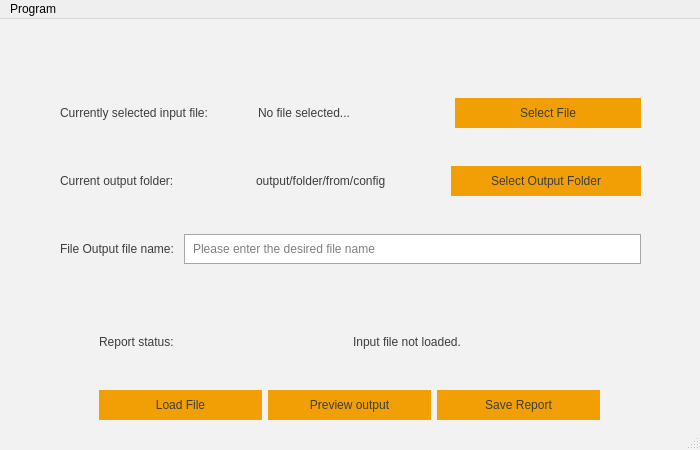
<?xml version="1.0" encoding="UTF-8"?>
<ui version="4.0">
 <class>MainWindow</class>
 <widget class="QMainWindow" name="MainWindow">
  <property name="geometry">
   <rect>
    <x>0</x>
    <y>0</y>
    <width>700</width>
    <height>450</height>
   </rect>
  </property>
  <property name="minimumSize">
   <size>
    <width>700</width>
    <height>450</height>
   </size>
  </property>
  <property name="maximumSize">
   <size>
    <width>700</width>
    <height>450</height>
   </size>
  </property>
  <property name="windowTitle">
   <string>Test Application</string>
  </property>
  <property name="autoFillBackground">
   <bool>false</bool>
  </property>
  <property name="styleSheet">
   <string notr="true">/*
Color palette:
Main: #F2F2F2
Main-shade: #A6A6A6
Accent-base: #F29F05
Accent-light: #F2A341
Accent-shade: #D9863D
Text: #545454
*/

QMainWindow {
	color: #545454;
	background-color: #F2F2F2;
	border-radius: 50px;
}

QLineEdit {
	border: 1px solid #A6A6A6;
	border-radius: 16px;	
	padding: 6px;
	font: 12pt &quot;Calibri Light&quot;;
}

QLineEdit:hover {
	border-color: #D9863D;
}
QLineEdit:focus {
	border-color: #D9863D;
}

QPushButton {
	background-color: #F29F05;
	border-radius: 16px;
	padding: 8px;
	font: 12pt &quot;Calibri Light&quot;;
	color: #3D3D3D;
}

QPushButton:hover {
	background-color: #F2A341;
}

QLabel {
	color: #3D3D3D;
	font: 12pt &quot;Calibri Light&quot;;
}
</string>
  </property>
  <property name="documentMode">
   <bool>true</bool>
  </property>
  <property name="dockNestingEnabled">
   <bool>false</bool>
  </property>
  <property name="unifiedTitleAndToolBarOnMac">
   <bool>true</bool>
  </property>
  <widget class="QWidget" name="centralwidget">
   <property name="font">
    <font>
     <family>Calibri Light</family>
     <pointsize>12</pointsize>
    </font>
   </property>
   <widget class="QWidget" name="verticalLayoutWidget">
    <property name="geometry">
     <rect>
      <x>0</x>
      <y>-3</y>
      <width>701</width>
      <height>281</height>
     </rect>
    </property>
    <layout class="QVBoxLayout" name="ContentVertical">
     <property name="sizeConstraint">
      <enum>QLayout::SetDefaultConstraint</enum>
     </property>
     <property name="leftMargin">
      <number>60</number>
     </property>
     <property name="topMargin">
      <number>50</number>
     </property>
     <property name="rightMargin">
      <number>60</number>
     </property>
     <item>
      <layout class="QHBoxLayout" name="horizontalLayout">
       <property name="spacing">
        <number>12</number>
       </property>
       <item>
        <widget class="QLabel" name="label">
         <property name="text">
          <string>Currently selected input file: </string>
         </property>
        </widget>
       </item>
       <item>
        <widget class="QLabel" name="lblSelectedFile">
         <property name="text">
          <string>No file selected...</string>
         </property>
        </widget>
       </item>
       <item>
        <widget class="QPushButton" name="btnSelectFile">
         <property name="text">
          <string>Select File</string>
         </property>
        </widget>
       </item>
      </layout>
     </item>
     <item>
      <layout class="QHBoxLayout" name="horizontalLayout_3">
       <item>
        <widget class="QLabel" name="label_4">
         <property name="text">
          <string>Current output folder:</string>
         </property>
        </widget>
       </item>
       <item>
        <widget class="QLabel" name="lblOutputFolder">
         <property name="text">
          <string>output/folder/from/config</string>
         </property>
        </widget>
       </item>
       <item>
        <widget class="QPushButton" name="btnSelectFolder">
         <property name="text">
          <string>Select Output Folder</string>
         </property>
        </widget>
       </item>
      </layout>
     </item>
     <item>
      <layout class="QHBoxLayout" name="horizontalLayout_2">
       <item>
        <widget class="QLabel" name="label_3">
         <property name="text">
          <string>File Output file name: </string>
         </property>
        </widget>
       </item>
       <item>
        <widget class="QLineEdit" name="lineEditOutputFileName">
         <property name="placeholderText">
          <string>Please enter the desired file name</string>
         </property>
        </widget>
       </item>
      </layout>
     </item>
    </layout>
   </widget>
   <widget class="QWidget" name="verticalLayoutWidget_2">
    <property name="geometry">
     <rect>
      <x>-1</x>
      <y>280</y>
      <width>701</width>
      <height>121</height>
     </rect>
    </property>
    <layout class="QVBoxLayout" name="verticalLayout">
     <item>
      <layout class="QHBoxLayout" name="horizontalLayout_4">
       <property name="leftMargin">
        <number>100</number>
       </property>
       <property name="rightMargin">
        <number>100</number>
       </property>
       <item alignment="Qt::AlignLeft">
        <widget class="QLabel" name="label_6">
         <property name="text">
          <string>Report status: </string>
         </property>
        </widget>
       </item>
       <item>
        <widget class="QLabel" name="lblReportStatus">
         <property name="text">
          <string>Input file not loaded.</string>
         </property>
        </widget>
       </item>
      </layout>
     </item>
     <item>
      <layout class="QHBoxLayout" name="ButtonsHorizontal">
       <property name="leftMargin">
        <number>100</number>
       </property>
       <property name="rightMargin">
        <number>100</number>
       </property>
       <item>
        <widget class="QPushButton" name="btnLoadFile">
         <property name="text">
          <string>Load File</string>
         </property>
        </widget>
       </item>
       <item>
        <widget class="QPushButton" name="btnPreviewOutput">
         <property name="text">
          <string>Preview output</string>
         </property>
        </widget>
       </item>
       <item>
        <widget class="QPushButton" name="btnSaveReport">
         <property name="text">
          <string>Save Report</string>
         </property>
        </widget>
       </item>
      </layout>
     </item>
    </layout>
   </widget>
  </widget>
  <widget class="QMenuBar" name="menubar">
   <property name="geometry">
    <rect>
     <x>0</x>
     <y>0</y>
     <width>700</width>
     <height>22</height>
    </rect>
   </property>
   <widget class="QMenu" name="menuProgram">
    <property name="title">
     <string>Program</string>
    </property>
    <addaction name="actionSettings"/>
    <addaction name="actionAbout"/>
    <addaction name="separator"/>
    <addaction name="actionExit"/>
   </widget>
   <addaction name="menuProgram"/>
  </widget>
  <widget class="QStatusBar" name="statusbar"/>
  <action name="actionSettings">
   <property name="text">
    <string>Preferences...</string>
   </property>
  </action>
  <action name="actionExit">
   <property name="text">
    <string>Exit</string>
   </property>
  </action>
  <action name="actionAbout">
   <property name="text">
    <string>About</string>
   </property>
  </action>
 </widget>
 <resources/>
 <connections/>
</ui>
